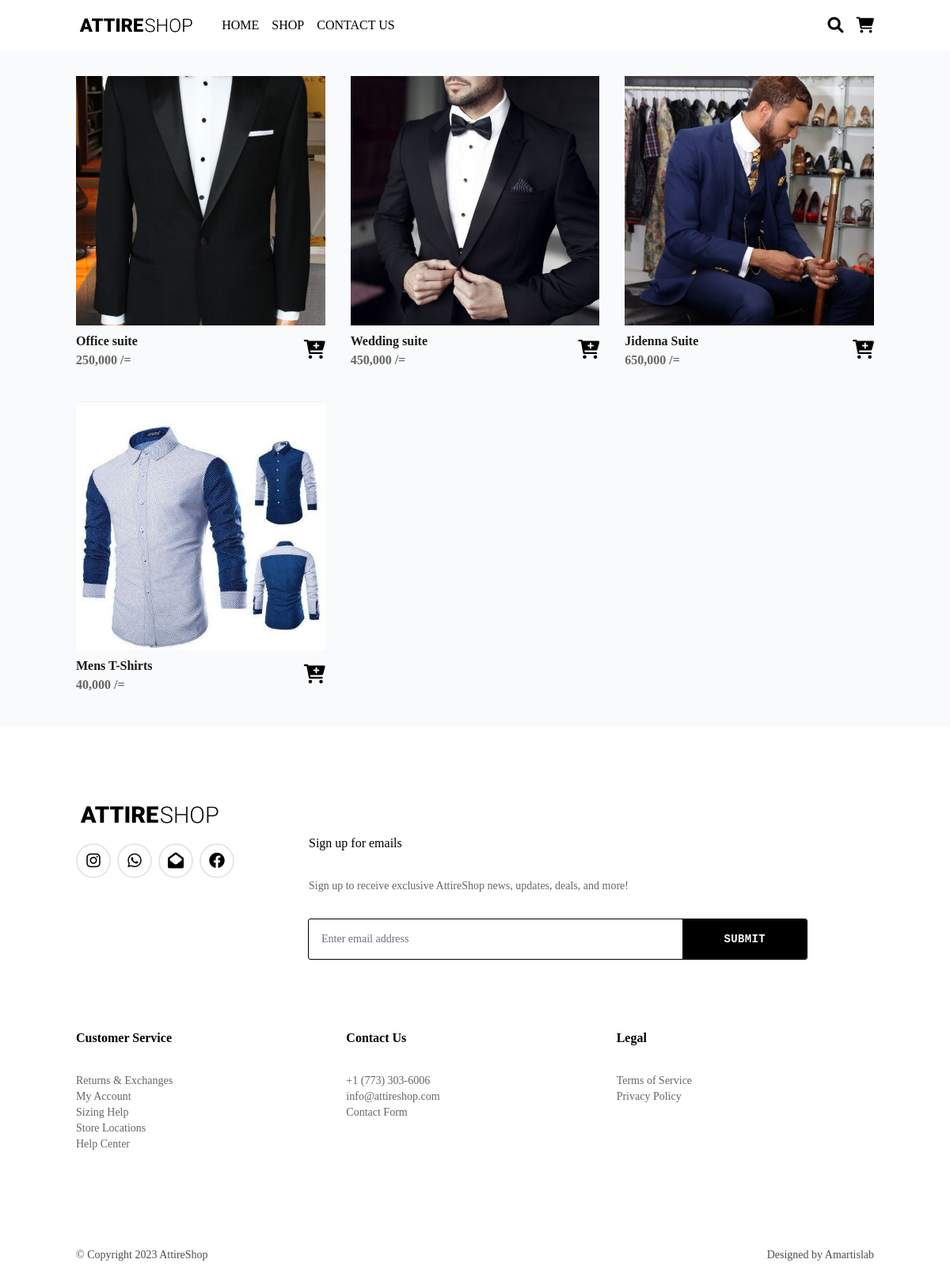
The app's page /shop/ with its own data.
### products/models.py (models this page shows, shortened)
class Product(models.Model):
    name = models.CharField(max_length=50)
    picture = models.ImageField()
    price = models.IntegerField()
    description = models.TextField(null=True, blank=True)
    discount = models.IntegerField(null=True, blank=True)
    cartegories = models.ManyToManyField('Cartegory', blank=True)
    def actualPrice(self):
        return (self.price*self.discount)/100 if self.discount else self.price
    def formatedPrice(self):
        return f"{self.actualPrice():,}"

### shop/views.py (the view)
# urls.py: path('', ProductListView.as_view(), name='product-list'),
class ProductListView(ListView):
    model = Product
    template_name = "shop/product-list.html"
    context_object_name = 'products'

### shop/templates/shop/product-list.html
{% extends 'base.html' %}{% load static %}
{% block content %}
<section title="products">
   <div class="container mx-auto px-2 py-8">
      <main class="grid gap-8 sm:grid-cols-2 lg:grid-cols-3 2xl:grid-cols-4">
         {% for product in products %}
         <article data-name="{{ product.name }}" data-id="{{ product.pk }}" data-price="{{ product.actualPrice }}"
            class="h-full">
            <figure class="aspect-1">
               <img src="{{ product.picture.url }}" alt="{{ product.name }}" class="w-full h-full object-cover">
            </figure>
            <div class="flex justify-between content-center">
               <div class="py-2">
                  <h3 class="font-semibold text-grey-900">{{ product.name }}</h3>
                  <p class="font-bold text- text-grey-600">{{ product.formatedPrice }} /=</p>
               </div>
               <div class="grid content-center">
                  <a href="#">
                     <i class="fas fa-cart-plus text-2xl"></i>
                  </a>
               </div>
            </div>
         </article>
         {% endfor %}
      </main>
   </div>
</section>
{% endblock content %}

### records on screen
Product: picture (picture), name "Office suite", formatedPrice "250,000"
Product: picture (picture), name "Wedding suite", formatedPrice "450,000"
Product: picture (picture), name "Jidenna Suite", formatedPrice "650,000"
Product: picture (picture), name "Mens T-Shirts", formatedPrice "40,000"
